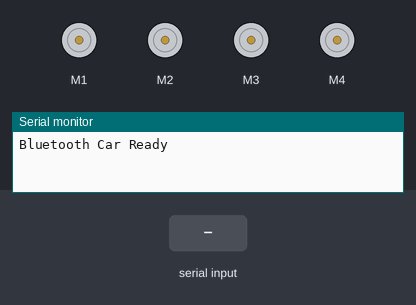
Simulated run of this sketch. Board: Arduino Uno, built with avr-gcc and run on an emulated ATmega328P. On the bench: 4 × DC motor (green arrow = forward, orange = backward, longer = faster), the last lines printed to the serial monitor. The inputs (shaded band) are chosen by the test bench.

Above: at 1.2 s.
1.3 s: "F" received over the second serial link
At 1.9 s:
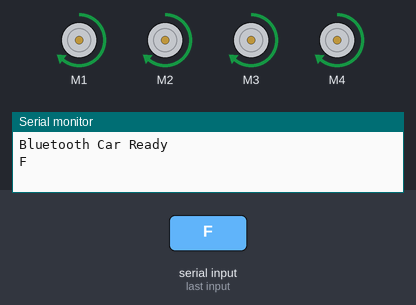
2.8 s: "B" received over the second serial link
At 3.1 s:
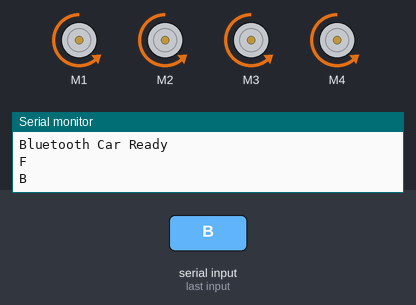
4.3 s: "L" received over the second serial link
At 5.4 s:
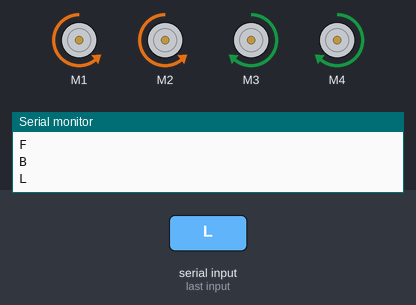
5.8 s: "R" received over the second serial link
At 6.6 s:
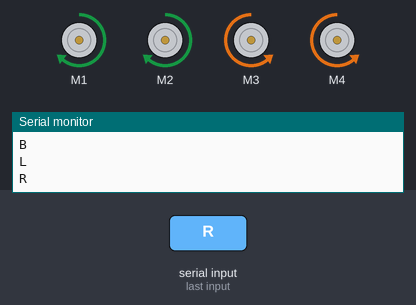
Timing chart, 0 to 8.3 s (numbered marks = the images above; inputs shaded):
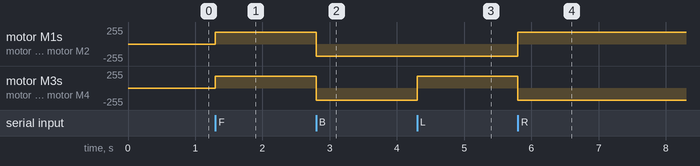

Measured:
- after the input at 1.3 s, motor M1–4: stopped → forward 180/255 at once
- after the input at 2.8 s, motor M1–4: forward 180/255 → backward 180/255 at once
- after the input at 4.3 s, motor M3, motor M4: backward 180/255 → forward 180/255 at once
- after the input at 5.8 s, motor M1, motor M2: backward 180/255 → forward 180/255 at once; motor M3, motor M4: forward 180/255 → backward 180/255 at once

The sketch:

reciever.ino
```cpp
#include <AFMotor.h>
#include <SoftwareSerial.h>

// Bluetooth
SoftwareSerial bt(0, 1); // RX, TX

// Motors
AF_DCMotor FL(1);
AF_DCMotor BL(2);
AF_DCMotor BR(3);
AF_DCMotor FR(4);

// Speed value (0–255)
#define SPEED 180

// ---------------- MOTOR FUNCTIONS ----------------

void stopMotors() {
  FL.setSpeed(0);
  BL.setSpeed(0);
  BR.setSpeed(0);
  FR.setSpeed(0);

  FL.run(RELEASE);
  BL.run(RELEASE);
  BR.run(RELEASE);
  FR.run(RELEASE);
}

void forward() {
  FL.setSpeed(SPEED);
  BL.setSpeed(SPEED);
  BR.setSpeed(SPEED);
  FR.setSpeed(SPEED);

  FL.run(FORWARD);
  BL.run(FORWARD);
  BR.run(FORWARD);
  FR.run(FORWARD);
}

void backward() {
  FL.setSpeed(SPEED);
  BL.setSpeed(SPEED);
  BR.setSpeed(SPEED);
  FR.setSpeed(SPEED);

  FL.run(BACKWARD);
  BL.run(BACKWARD);
  BR.run(BACKWARD);
  FR.run(BACKWARD);
}

void leftTurn() {
  FL.setSpeed(SPEED);
  BL.setSpeed(SPEED);
  BR.setSpeed(SPEED);
  FR.setSpeed(SPEED);

  FL.run(BACKWARD);
  BL.run(BACKWARD);
  FR.run(FORWARD);
  BR.run(FORWARD);
}

void rightTurn() {
  FL.setSpeed(SPEED);
  BL.setSpeed(SPEED);
  BR.setSpeed(SPEED);
  FR.setSpeed(SPEED);

  FL.run(FORWARD);
  BL.run(FORWARD);
  FR.run(BACKWARD);
  BR.run(BACKWARD);
}

// ---------------- SETUP ----------------

void setup() {
  Serial.begin(9600);
  bt.begin(9600);

  stopMotors();
  Serial.println("Bluetooth Car Ready");
}

// ---------------- LOOP ----------------

void loop() {
  if (bt.available()) {
    char cmd = bt.read();
    Serial.println(cmd);

    switch (cmd) {
      case 'F': forward();   break;
      case 'B': backward();  break;
      case 'L': leftTurn();  break;
      case 'R': rightTurn(); break;
      case 'S': stopMotors();break;
      default:  stopMotors();break;
    }
  }
}
```
